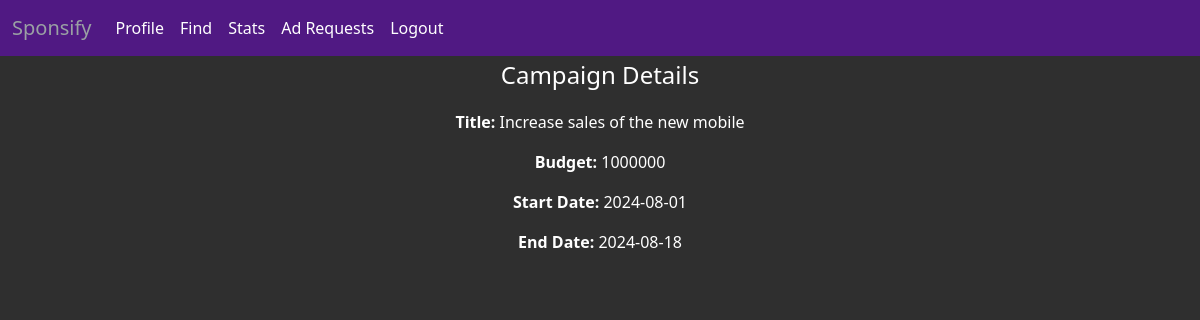
The page /influencer/find/2 (signed in) on the database its author committed.
### models.py (models this page shows)
class Campaign(db.Model):
    id = db.Column(db.Integer, primary_key=True)
    sponsor_id = db.Column(db.Integer, db.ForeignKey('sponsor.id'), nullable=False)
    name = db.Column(db.String(100), nullable=False)
    description = db.Column(db.Text)
    niche = db.Column(db.Text)
    start_date = db.Column(db.Date)
    end_date = db.Column(db.Date)
    budget = db.Column(db.Integer)
    is_flag = db.Column(db.Boolean, default=False)
    visibility = db.Column(db.String(10), default='public')
    goals = db.Column(db.Text)
    ad_requests = db.relationship('AdRequest', backref='campaign', lazy=True)

### routes.py (the view)
@app.route("/influencer/find/<int:campaign_id>")
@login_required
def inf_campaign_details(campaign_id):
    campaign = Campaign.query.get_or_404(campaign_id)
    return render_template('inf_campaign_details.html', campaign=campaign)

### routes.py (called while the page is built)
def login_required(f):
    @wraps(f)
    def wrap(*args, **kwargs):
        if 'user_id' not in session:
            flash("You need to login first")
            return redirect(url_for('login'))
        else:
            user_id  = session['user_id']
            user = User.query.filter_by(id=user_id).first()
            if user.is_flag:
                flash("You are flagged")
                return redirect(url_for('login'))
        return f(*args, **kwargs)
    return wrap

### templates/inf_campaign_details.html (shortened to what this page needs)
{% extends 'ifndash.html' %}
{% block content %}
<h4>Campaign Details</h4>
<p><strong>Title:</strong> {{ campaign.name }}</p>
<p><strong>Budget:</strong> {{ campaign.budget }}</p>
<p><strong>Start Date:</strong> {{ campaign.start_date }}</p>
<p><strong>End Date:</strong> {{ campaign.end_date }}</p>
{% endblock content %}

### templates/inf_campaign_details.html (style rules this page uses)
body { background-color: rgba(0, 0, 0, 0.817); color: white; }
h4 { margin-top: 5px; margin-bottom: 20px; text-align: center; }
p { text-align: center; }

### rows shown on the page
Campaign: name "Increase sales of the new mobile", budget "1000000", start_date "2024-08-01", end_date "2024-08-18"
